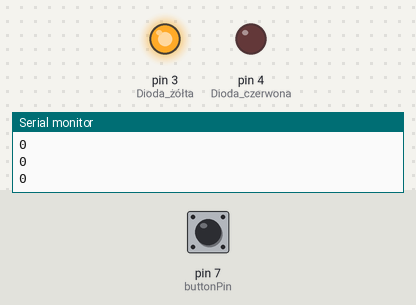
Bench run of a sketch on a simulated Arduino Uno, built with avr-gcc and run on an emulated ATmega328P. On the bench: output pins drawn as LEDs (lit = HIGH), the last lines printed to the serial monitor. Dashed ring = blinking. The test bench sets the inputs (shaded band); at power-on: pin 7 (buttonPin) LOW.

Above: at 1.2 s.
1.3 s: pin 7 (buttonPin) pulled HIGH for 1 s
At 3.3 s:
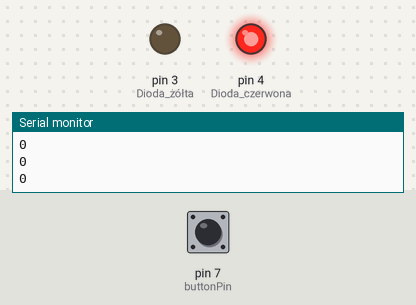
3.8 s: pin 7 (buttonPin) pulled HIGH for 0.15 s
At 4.6 s:
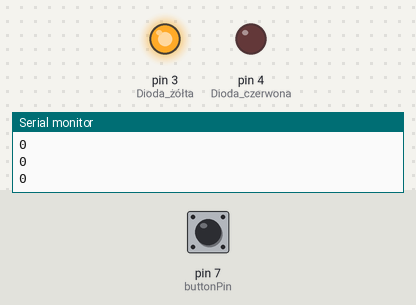
5.4 s: pin 7 (buttonPin) pulled HIGH for 3.2 s
At 5.6 s:
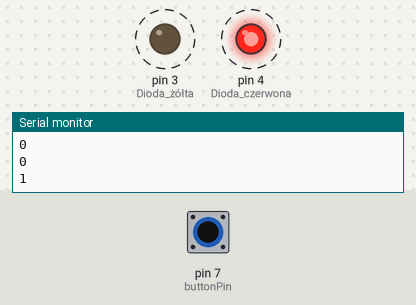
Timing chart, 0 to 10.0 s (numbered marks = the images above; inputs shaded):
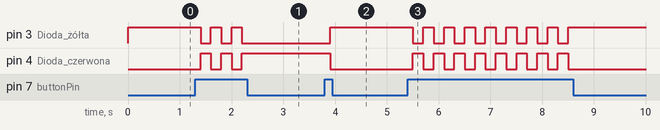

Measured:
- after the input at 1.3 s, pin 3 (Dioda_żółta): alternates HIGH for 0.20 s and LOW for 0.20 s, 5 changes in all, then stays LOW, starting after 0.10 s; pin 4 (Dioda_czerwona): alternates HIGH for 0.20 s and LOW for 0.20 s, 5 changes in all, then stays HIGH, starting after 0.10 s
- after the input at 3.8 s, pin 3 (Dioda_żółta): LOW → HIGH after 0.10 s; pin 4 (Dioda_czerwona): HIGH → LOW after 0.10 s
- after the input at 5.4 s, pin 3 (Dioda_żółta): alternates HIGH for 0.20 s and LOW for 0.20 s, 16 changes in all, then stays HIGH, starting after 0.11 s; pin 4 (Dioda_czerwona): alternates HIGH for 0.20 s and LOW for 0.20 s, 16 changes in all, then stays LOW, starting after 0.11 s

The sketch:

simple_switcher.ino
```cpp
int x = 0;
const int buttonPin = 7;
int buttonState = 0;

void setup() {
  pinMode(3, OUTPUT); //Dioda żółta
  pinMode(4, OUTPUT); //Dioda czerwona
  pinMode(buttonPin, INPUT);
  Serial.begin(9600);
}

void loop() {

    buttonState = digitalRead(buttonPin);
    Serial.println(buttonState);

    if (buttonState == 1) {
      if(x == 0) {
        x = 1;
      } else {
        x = 0;
      }
      delay(100);
    }

    if (x == 0) {
        digitalWrite(3, HIGH);
        digitalWrite(4, LOW);
    } else {
        digitalWrite(3, LOW);
        digitalWrite(4, HIGH);
    }

    delay(100);
}
```
